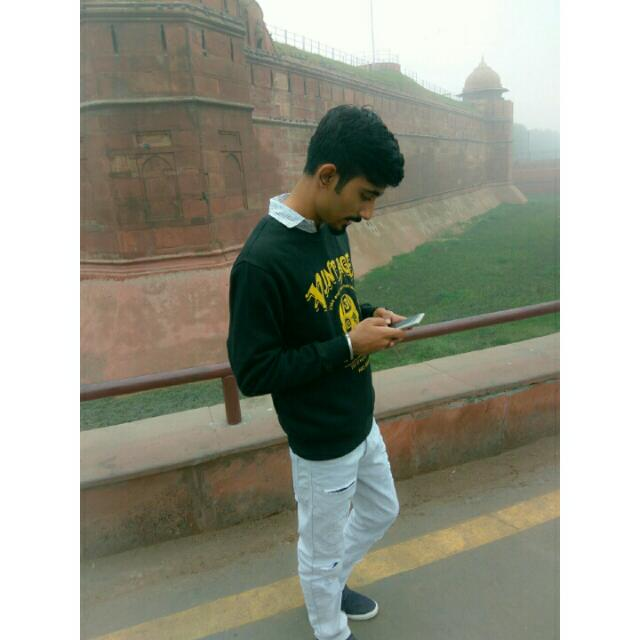
#> input picture pic.jpg, 640 x 640 px
$ python image_operations.py
#> lines starting #> are read from the running program, lines starting #| are printed output that depends on the picture; after the words box and inside, x2 and y2 are one past the last pixel; in counts of white or black regions, pixels touching at a corner belong together
import cv2
import numpy as np
import matplotlib.pyplot as plt

img=cv2.imread('pic.jpg',cv2.IMREAD_COLOR)
#> img is the input picture: shape (640, 640, 3); mean B, G, R 142.6, 155.9, 154.5

px=img[55,55]
#> px = [255, 255, 255]
print(px)                  #to print the color value of that co ordinate
#| [255 255 255]

img[55,55]=[255,255,0]     #changing the color of that coordinate
#> img: shape (640, 640, 3); under 0.01% of pixels changed, all inside (x1, y1, x2, y2) = (55, 55, 56, 56)
print(px)
#| [255 255   0]

img[100:150,100:150]=[255,255,255]       #changing that image portion to white-ROI(region of image)
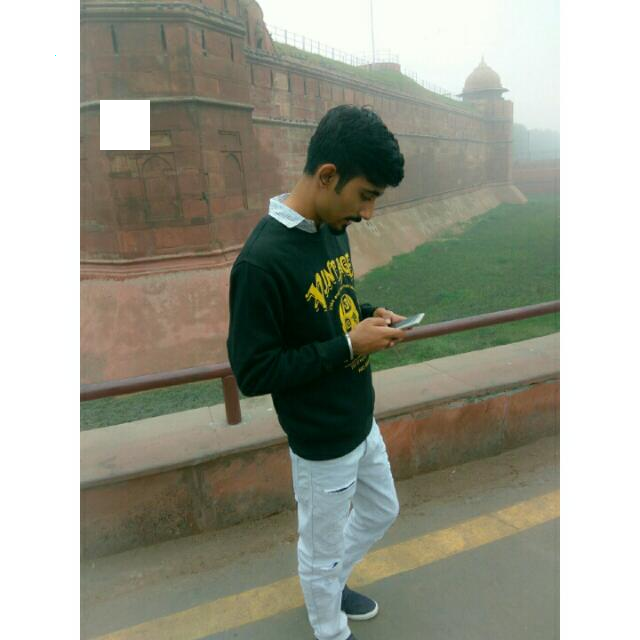
#> img: shape (640, 640, 3); mean B, G, R 143.6, 156.9, 155.4

face=img[40:100,50:100]                  #copy and pasting regions of space
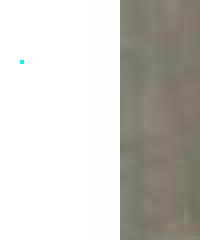
#> face: shape (60, 50, 3) (shown 4 times larger); mean B, G, R 197, 202.3, 204.2
img[0:60,0:50]=face
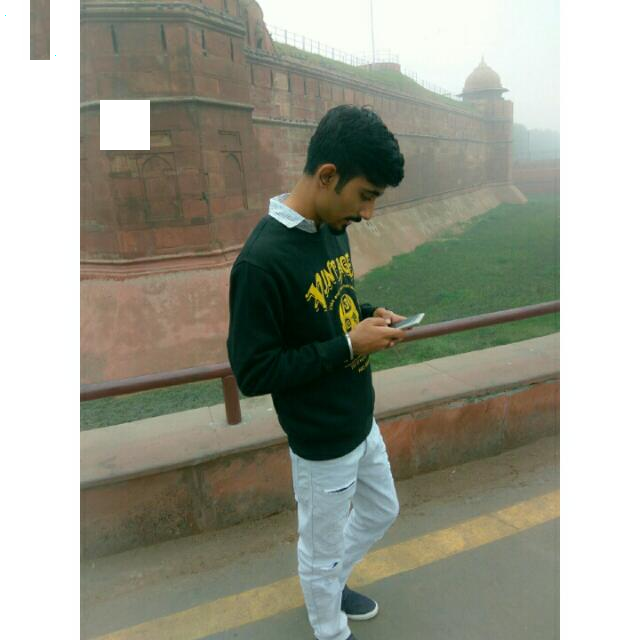
#> img: shape (640, 640, 3); 0.41% of pixels changed, all inside (x1, y1, x2, y2) = (5, 0, 50, 60)

cv2.imshow('img',img)
cv2.waitKey(0)
cv2.destroyAllWindows()
